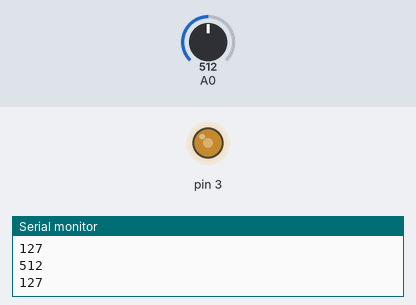
This sketch was run on a simulated Arduino Uno, built with avr-gcc and run on an emulated ATmega328P. Shown: output pins drawn as LEDs (lit = HIGH), the last lines printed to the serial monitor. The test bench sets the inputs (shaded band); at power-on: A0 = 512.

Above: at 1.2 s.
1.3 s: A0 set to 716
At 2.4 s:
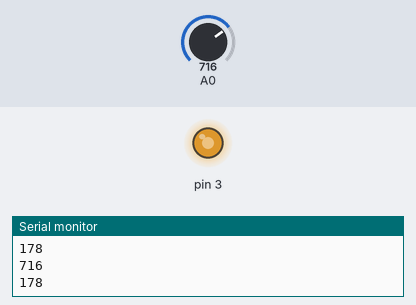
2.8 s: A0 set to 900
At 4.0 s:
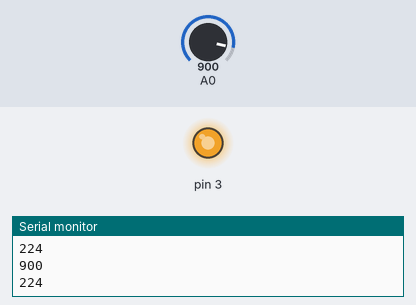
4.3 s: A0 set to 122
At 4.7 s:
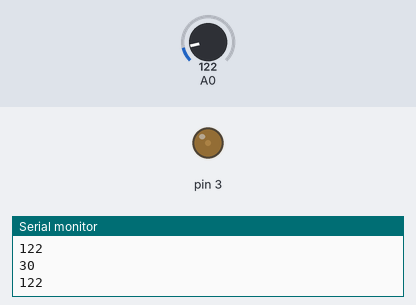
5.8 s: A0 set to 0
At 6.9 s:
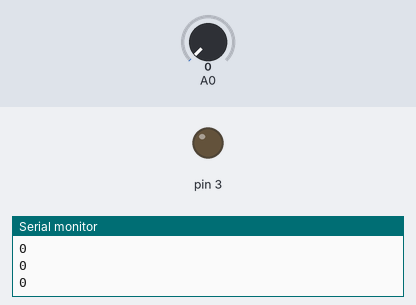
7.3 s: A0 set to 511
At 8.4 s:
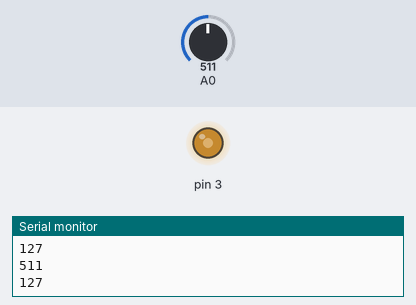
Timing chart, 0 to 9.8 s (numbered marks = the images above; inputs shaded):
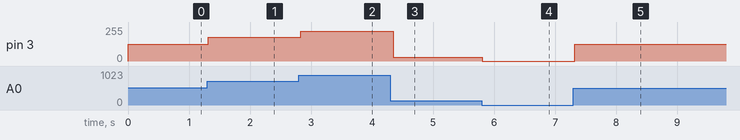

Measured:
- after the input at 1.3 s, pin 3: 127/255 → 178/255 at once
- after the input at 2.8 s, pin 3: 178/255 → 224/255 at once
- after the input at 4.3 s, pin 3: 224/255 → 30/255 after 0.05 s
- after the input at 5.8 s, pin 3: 30/255 → 0/255 at once
- after the input at 7.3 s, pin 3: 0/255 → 127/255 at once

The sketch:

class_10.ino
```cpp
void setup() {
  pinMode(3, OUTPUT);
  pinMode(A0, INPUT);
  Serial.begin(9600);
}

void loop() {

  int inputData = analogRead(A0);
  int outputData = map(inputData, 0, 1023, 0, 255);

  analogWrite(3, outputData);
  delay(50);

  Serial.println(inputData);
  Serial.println(outputData);
}
```
